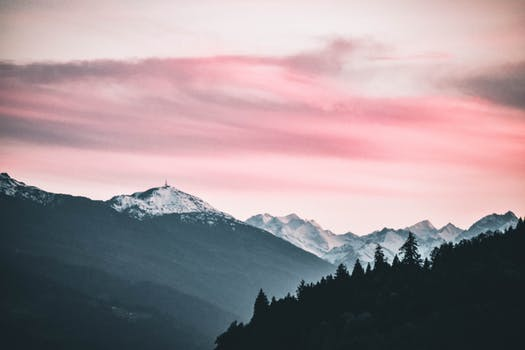
#> input picture class_07/img.jpeg, 525 x 350 px
$ jupyter execute 'Image Segmentation.ipynb'
#> lines starting #> are read from the running program, lines starting #| are printed output that depends on the picture
[cell 1]
import numpy as np
import matplotlib.pyplot as plt
import cv2

[cell 2]
img=cv2.imread('img.jpeg')
#> img is the input picture: shape (350, 525, 3); mean B, G, R 147.9, 143.1, 159
img=cv2.cvtColor(img,cv2.COLOR_BGR2RGB)
print(img.shape)
#| (350, 525, 3)
plt.imshow(img)
plt.show()

[cell 3]
reshaped_img=img.reshape((-1,3))
print(reshaped_img.shape)
#| (183750, 3)

[cell 4]
from sklearn.cluster import KMeans

[cell 5]
k=4
kmeans=KMeans(k,init='random')

[cell 6]
kmeans.fit(reshaped_img)

[cell 7]
dom_colors=kmeans.cluster_centers_.astype('uint8')
print(dom_colors)

[cell 8]
kmeans.labels_

[cell 9]
for i,color in enumerate(dom_colors):
    pallete=np.zeros_like(img,dtype='uint8')
    pallete[:,:,:]=color
    plt.imshow(pallete)
    plt.show()
#> this loop made 4 passes
#> pass 1, `plt.show()`:
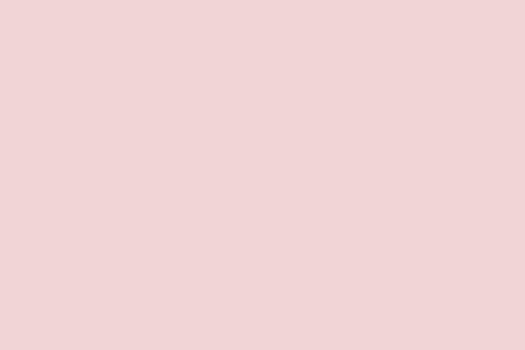
#> shown: shape (350, 525, 3); mean R, G, B 241, 212, 214
#> pass 2, `plt.show()`:
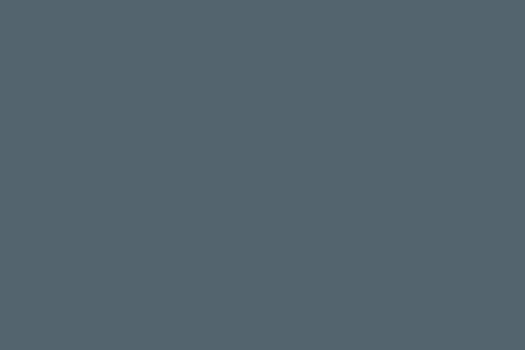
#> shown: shape (350, 525, 3); mean R, G, B 83, 100, 111
#> after the loop:
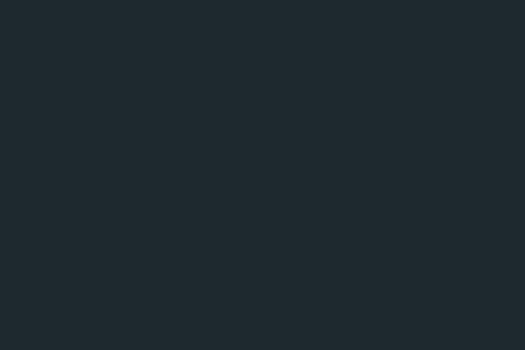
#> pallete: shape (350, 525, 3); mean R, G, B 29, 41, 46
print(img.shape)
#| (350, 525, 3)

[cell 10]
new_img=np.zeros_like(reshaped_img)
print(new_img.shape)
#| (183750, 3)

[cell 11]
for i in range(new_img.shape[0]):
    new_img[i]=dom_colors[kmeans.labels_[i]]
new_img=new_img.reshape(img.shape)

[cell 12]
plt.imshow(new_img)
plt.show()
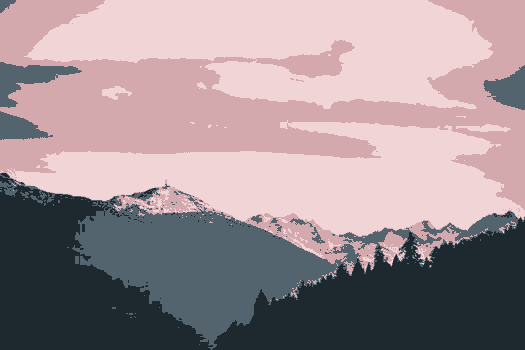
#> shown: shape (350, 525, 3); mean R, G, B 158.5, 142.9, 147.7
